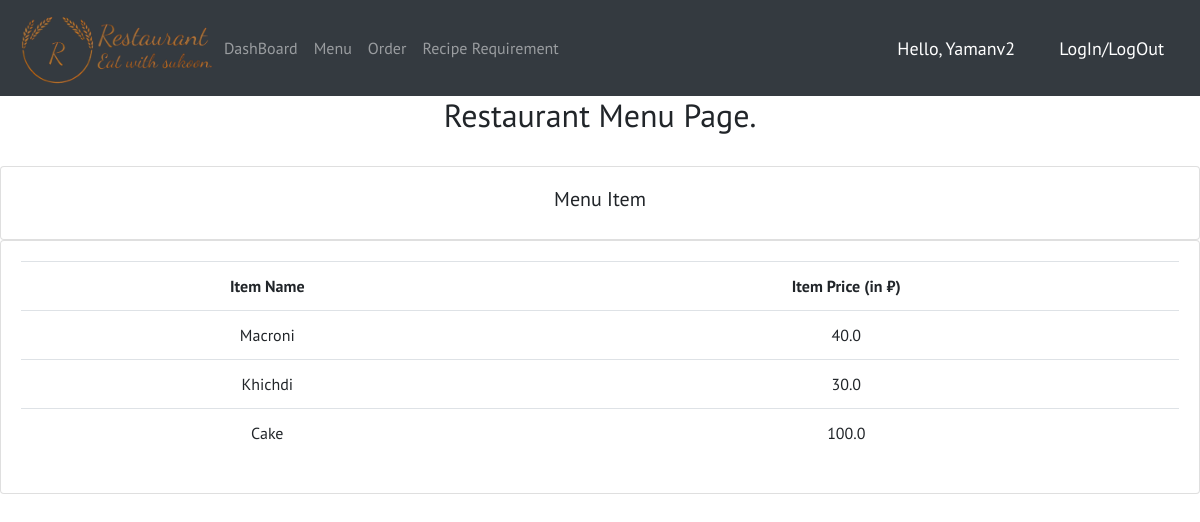
The page /menu/ (signed in) on the database its author committed.
### restaurant/models.py (models this page shows, shortened)
class MenuItem(models.Model):
    item_name = models.CharField(max_length=200, null=True)
    set_price = models.FloatField(null=True)

### restaurant/views.py (the view)
# urls.py: path('menu/', views.menu),
@login_required(login_url='Login')
def menu(request):
    menu_item = MenuItem.objects.all()
    return render(request, 'restaurant/menu.html', {'menu_item':menu_item})

### restaurant/templates/restaurant/menu.html (shortened to what this page needs)
{% extends 'restaurant/base.html' %}
{% block content %}
<h2 style="text-align:center">
    Restaurant Menu Page.
</h2>
<br>
<div class="row">
    <div class="col-md">
        <div class="card card-body">
            <h5 style='text-align: center'>Menu Item</h5>
        </div>
        <div class="card card-body">
            <table class="table">
                <tr>
                    <th style='text-align: center'>Item Name</th>
                    <th style='text-align: center'>Item Price (in ₹)</th>
                </tr>
                {% for i in menu_item %}
                    <tr>
                        <td style='text-align: center'>{{i.item_name}}</td>
                        <td style='text-align: center'>{{i.set_price}}</td>
                    </tr>
                {% endfor %}
            </table>
        </div>
    </div>
</div>
{% endblock %}

### restaurant/templates/restaurant/navbar.html (shortened to what this page needs)
{% load static %}
<nav class="navbar navbar-expand-lg navbar-dark bg-dark" >
  <a href='/'><img style="max-height: 80px" src="{% static 'Logo.png' %}">
    <div class="collapse navbar-collapse" id="navbarNav">
      <ul class="navbar-nav">
        <li class="nav-item">
          <a class="nav-link" href="/dashboard/">DashBoard</a>
        </li>
        <li class="nav-item">
          <a class="nav-link" href="/menu/">Menu</a>
        </li>
        <li class="nav-item">
          <a class="nav-link" href="/order/">Order</a>
        </li>
        <li class="nav-item">
          <a class="nav-link" href="/recipe_requirement/">Recipe Requirement</a>
        </li>
      </ul>
    </div>
    <div>
      <span class="hello-msg">Hello, {{request.user}}</span>
      <span><a class="hello-msg" class="some" href="{% url 'LogOut' %}">LogIn/LogOut</a></span>
    </div>
</nav>

### restaurant/templates/restaurant/navbar.html (style rules this page uses)
.hello-msg { font-size: 18px; color: #fff; margin: 20px; }

### rows shown on the page
MenuItem: item_name "Macroni", set_price "40.0"
MenuItem: item_name "Khichdi", set_price "30.0"
MenuItem: item_name "Cake", set_price "100.0"

### other values the page prints
{{ request.user }} "Yamanv2"
